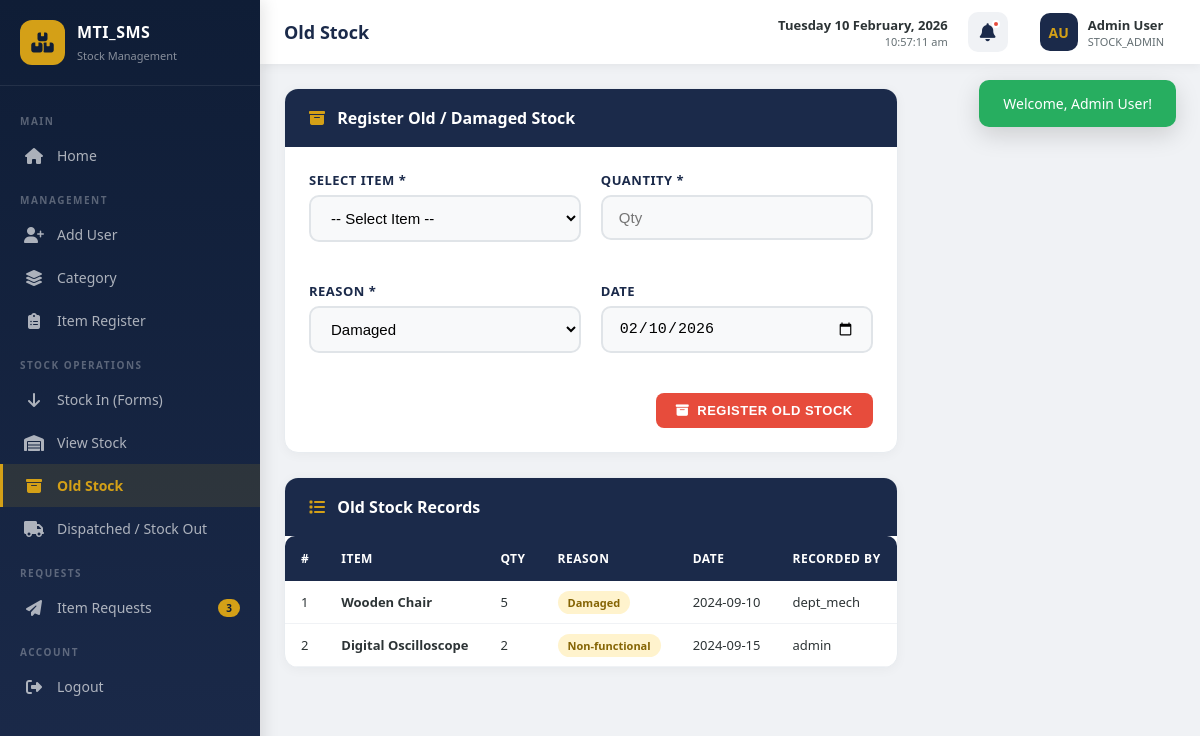
/old-stock.php (signed in), run on the app's committed database.
### tables this page shows
CREATE TABLE `old_stock` (
  `id` INT(11) NOT NULL AUTO_INCREMENT,
  `item_id` INT(11) NOT NULL,
  `qty` INT(11) NOT NULL,
  `reason` VARCHAR(100) NOT NULL,
  `log_date` DATE NOT NULL,
  `created_by` VARCHAR(50) NOT NULL,
  `created_at` TIMESTAMP NOT NULL DEFAULT CURRENT_TIMESTAMP,
  PRIMARY KEY (`id`),
  KEY `idx_item_id` (`item_id`),
  KEY `idx_reason` (`reason`),
  KEY `idx_log_date` (`log_date`),
  CONSTRAINT `fk_oldstock_item` FOREIGN KEY (`item_id`) REFERENCES `items` (`id`) ON UPDATE CASCADE
);

CREATE TABLE `items` (
  `id` INT(11) NOT NULL AUTO_INCREMENT,
  `name` VARCHAR(200) NOT NULL,
  `category_id` INT(11) NOT NULL,
  `subcategory_id` INT(11) DEFAULT NULL,
  `department` VARCHAR(100) DEFAULT NULL,
  `quantity` INT(11) NOT NULL DEFAULT 0,
  `description` TEXT,
  `entry_date` DATE DEFAULT NULL,
  `created_at` TIMESTAMP NOT NULL DEFAULT CURRENT_TIMESTAMP,
  `updated_at` TIMESTAMP NOT NULL DEFAULT CURRENT_TIMESTAMP ON UPDATE CURRENT_TIMESTAMP,
  PRIMARY KEY (`id`),
  KEY `idx_category` (`category_id`),
  KEY `idx_subcategory` (`subcategory_id`),
  KEY `idx_department` (`department`),
  KEY `idx_quantity` (`quantity`),
  CONSTRAINT `fk_item_category` FOREIGN KEY (`category_id`) REFERENCES `categories` (`id`) ON UPDATE CASCADE,
  CONSTRAINT `fk_item_subcategory` FOREIGN KEY (`subcategory_id`) REFERENCES `subcategories` (`id`) ON UPDATE CASCADE
);

### config/database.php (called while the page is built, shortened)
<?php
class Database {
    private static $instance = null;
    private $conn;
    private function __construct() {
        try {
            $dsn = "mysql:host=" . DB_HOST . ";dbname=" . DB_NAME . ";charset=" . DB_CHARSET;
            $options = array(
                PDO::ATTR_ERRMODE => PDO::ERRMODE_EXCEPTION,
                PDO::ATTR_DEFAULT_FETCH_MODE => PDO::FETCH_ASSOC,
                PDO::ATTR_EMULATE_PREPARES => false
            );
            $this->conn = new PDO($dsn, DB_USER, DB_PASS, $options);
        } catch (PDOException $e) {
            die("Database Connection Failed: " . $e->getMessage());
        }
    }
    public static function getInstance() {
        if (self::$instance === null) {
            self::$instance = new self();
        }
        return self::$instance;
    }
    public function getConnection() {
        return $this->conn;
    }
}
function getDB() {
    return Database::getInstance()->getConnection();
}
function dbQuery($sql, $params = array()) {
    $db = getDB();
    $stmt = $db->prepare($sql);
    $stmt->execute($params);
    return $stmt;
}
function dbFetchAll($sql, $params = array()) {
    return dbQuery($sql, $params)->fetchAll();
}
?>

### old-stock.php (the view, shortened to what this page needs)
<?php
require_once 'config/database.php';
$logs = dbFetchAll("SELECT os.*, i.name as item_name
    FROM old_stock os
    LEFT JOIN items i ON os.item_id = i.id
    ORDER BY os.id DESC LIMIT 50");
require_once 'includes/header.php';
?>
<div class="card mb-24">
    <div class="card-header">
        <h3><i class="fas fa-archive" style="color: var(--mustard); margin-right: 8px;"></i> Register Old / Damaged Stock</h3>
    </div>
    <div class="card-body">
        <form method="POST" action="">
            <div class="form-grid">
                <div class="form-group">
                    <label>Select Item *</label>
                    <select name="item_id" required>
                        <option value="">-- Select Item --</option>
                    </select>
                </div>
                <div class="form-group">
                    <label>Quantity *</label>
                    <input type="number" name="qty" placeholder="Qty" min="1" required>
                </div>
                <div class="form-group">
                    <label>Reason *</label>
                    <select name="reason" required>
                        <option value="Damaged">Damaged</option>
                    </select>
                </div>
                <div class="form-group">
                    <label>Date</label>
                    <input type="date" name="log_date" value="<?php echo date('Y-m-d'); ?>">
                </div>
                <div class="full-width text-right">
                    <button type="submit" class="btn btn-danger"><i class="fas fa-archive"></i> Register Old Stock</button>
                </div>
            </div>
        </form>
    </div>
</div>
<div class="card">
    <div class="card-header">
        <h3><i class="fas fa-list" style="color: var(--mustard); margin-right: 8px;"></i> Old Stock Records</h3>
    </div>
    <div class="card-body p-0 overflow-x-auto">
        <table class="data-table">
            <thead>
                <tr>
                    <th>#</th>
                    <th>Item</th>
                    <th>Qty</th>
                    <th>Reason</th>
                    <th>Date</th>
                    <th>Recorded By</th>
                </tr>
            </thead>
            <tbody>
                <?php foreach ($logs as $i => $log): ?>
                <tr>
                    <td><?php echo $i + 1; ?></td>
                    <td><strong><?php echo htmlspecialchars($log['item_name']); ?></strong></td>
                    <td><?php echo $log['qty']; ?></td>
                    <td><span class="reason-badge"><?php echo htmlspecialchars($log['reason']); ?></span></td>
                    <td><?php echo $log['log_date']; ?></td>
                    <td><?php echo htmlspecialchars($log['created_by']); ?></td>
                </tr>
                <?php endforeach; ?>
            </tbody>
        </table>
    </div>
</div>
<?php require_once 'includes/footer.php'; ?>

### assets/css/style.css (style rules this page uses)
:root { --navy: #1B2A4A; --navy-dark: #0F1D36; --navy-light: #2C3E6B; --mustard: #D4A017; --mustard-light: #E8B92F; --mustard-dark: #B8860B; --grey-bg: #F0F2F5; --white: #FFFFFF; --dark-text: #2D3436; --light-text: #636E72; }
* { margin: 0; padding: 0; box-sizing: border-box; }
body { font-family: 'Segoe UI', Tahoma, Geneva, Verdana, sans-serif; background: var(--grey-bg); color: var(--dark-text); }
.form-group { margin-bottom: 20px; }
.form-group label { display: block; font-size: 13px; font-weight: 600; color: var(--navy); margin-bottom: 6px; text-transform: uppercase; letter-spacing: 0.5px; }
.form-group input, .form-group select, .form-group textarea { width: 100%; padding: 12px 16px; border: 2px solid #E0E4E8; border-radius: 10px; font-size: 15px; transition: all 0.3s; outline: none; background: #F8F9FA; }
.card { background: var(--white); border-radius: 14px; box-shadow: 0 2px 12px rgba(0,0,0,0.04); border: 1px solid #E8ECF0; overflow: hidden; }
.card-header { padding: 18px 24px; background: var(--navy); color: var(--white); display: flex; align-items: center; justify-content: space-between; }
.card-header h3 { font-size: 16px; font-weight: 600; }
.card-body { padding: 24px; }
.btn { padding: 10px 20px; border: none; border-radius: 8px; font-size: 13px; font-weight: 600; cursor: pointer; transition: all 0.2s; display: inline-flex; align-items: center; gap: 8px; text-transform: uppercase; letter-spacing: 0.5px; text-decoration: none; }
.btn-danger { background: #E74C3C; color: var(--white); }
.data-table { width: 100%; border-collapse: separate; border-spacing: 0; }
.data-table thead th { background: var(--navy); color: var(--white); padding: 14px 16px; text-align: left; font-size: 12px; text-transform: uppercase; letter-spacing: 0.5px; font-weight: 600; }
.data-table thead th:first-child { border-radius: 10px 0 0 0; }
.data-table thead th:last-child { border-radius: 0 10px 0 0; }
.data-table tbody td { padding: 12px 16px; border-bottom: 1px solid #F0F2F5; font-size: 13px; color: var(--dark-text); }
.form-grid { display: grid; grid-template-columns: 1fr 1fr; gap: 20px; }
.form-grid .full-width { grid-column: 1 / -1; }
.reason-badge { background: #FFF3CD; color: #856404; padding: 4px 10px; border-radius: 15px; font-size: 11px; font-weight: 600; }
.text-right { text-align: right; }
.mb-24 { margin-bottom: 24px; }
.p-0 { padding: 0; }
.overflow-x-auto { overflow-x: auto; }

### data on the page
old_stock: item.name "Wooden Chair", qty "5", reason "Damaged", log_date "2024-09-10", created_by "dept_mech"
old_stock: item.name "Digital Oscilloscope", qty "2", reason "Non-functional", log_date "2024-09-15", created_by "admin"

### other printed values
$flash['message'] "Welcome, Admin User!"
$item['label'] "Home"
$item['label'] "Add User"
$item['label'] "Category"
$item['label'] "Item Register"
$item['label'] "Stock In (Forms)"
$item['label'] "View Stock"
$item['label'] "Old Stock"
$item['label'] "Dispatched / Stock Out"
$item['label'] "Item Requests"
$item['badge'] "3"
$pageTitle "Old Stock"
getUserInitials() "AU"
$user['full_name'] "Admin User"
$user['role'] "STOCK_ADMIN"
